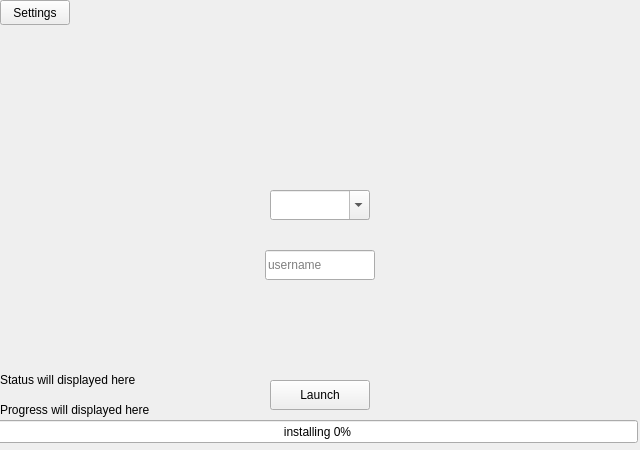
<?xml version="1.0" encoding="UTF-8"?>
<ui version="4.0">
 <class>MainWindow</class>
 <widget class="QMainWindow" name="MainWindow">
  <property name="geometry">
   <rect>
    <x>0</x>
    <y>0</y>
    <width>640</width>
    <height>450</height>
   </rect>
  </property>
  <property name="windowTitle">
   <string>MainWindow</string>
  </property>
  <widget class="QWidget" name="centralwidget">
   <widget class="QPushButton" name="launch_btn">
    <property name="geometry">
     <rect>
      <x>270</x>
      <y>380</y>
      <width>100</width>
      <height>30</height>
     </rect>
    </property>
    <property name="text">
     <string>Launch</string>
    </property>
    <property name="flat">
     <bool>false</bool>
    </property>
   </widget>
   <widget class="QPushButton" name="settings_btn">
    <property name="geometry">
     <rect>
      <x>0</x>
      <y>0</y>
      <width>70</width>
      <height>25</height>
     </rect>
    </property>
    <property name="text">
     <string>Settings</string>
    </property>
   </widget>
   <widget class="QLineEdit" name="username_edit">
    <property name="geometry">
     <rect>
      <x>265</x>
      <y>250</y>
      <width>110</width>
      <height>30</height>
     </rect>
    </property>
    <property name="placeholderText">
     <string>username</string>
    </property>
   </widget>
   <widget class="QComboBox" name="ver_box">
    <property name="geometry">
     <rect>
      <x>270</x>
      <y>190</y>
      <width>100</width>
      <height>30</height>
     </rect>
    </property>
    <property name="editable">
     <bool>true</bool>
    </property>
    <property name="placeholderText">
     <string>version</string>
    </property>
   </widget>
   <widget class="QProgressBar" name="install_pb">
    <property name="geometry">
     <rect>
      <x>-3</x>
      <y>420</y>
      <width>641</width>
      <height>23</height>
     </rect>
    </property>
    <property name="value">
     <number>0</number>
    </property>
    <property name="textVisible">
     <bool>true</bool>
    </property>
    <property name="orientation">
     <enum>Qt::Horizontal</enum>
    </property>
    <property name="textDirection">
     <enum>QProgressBar::TopToBottom</enum>
    </property>
    <property name="format">
     <string>installing %p%</string>
    </property>
   </widget>
   <widget class="QLabel" name="status_text">
    <property name="geometry">
     <rect>
      <x>0</x>
      <y>370</y>
      <width>271</width>
      <height>20</height>
     </rect>
    </property>
    <property name="text">
     <string>Status will displayed here</string>
    </property>
   </widget>
   <widget class="QLabel" name="prog_text">
    <property name="geometry">
     <rect>
      <x>0</x>
      <y>400</y>
      <width>271</width>
      <height>20</height>
     </rect>
    </property>
    <property name="text">
     <string>Progress will displayed here</string>
    </property>
   </widget>
  </widget>
 </widget>
 <resources/>
 <connections/>
</ui>
